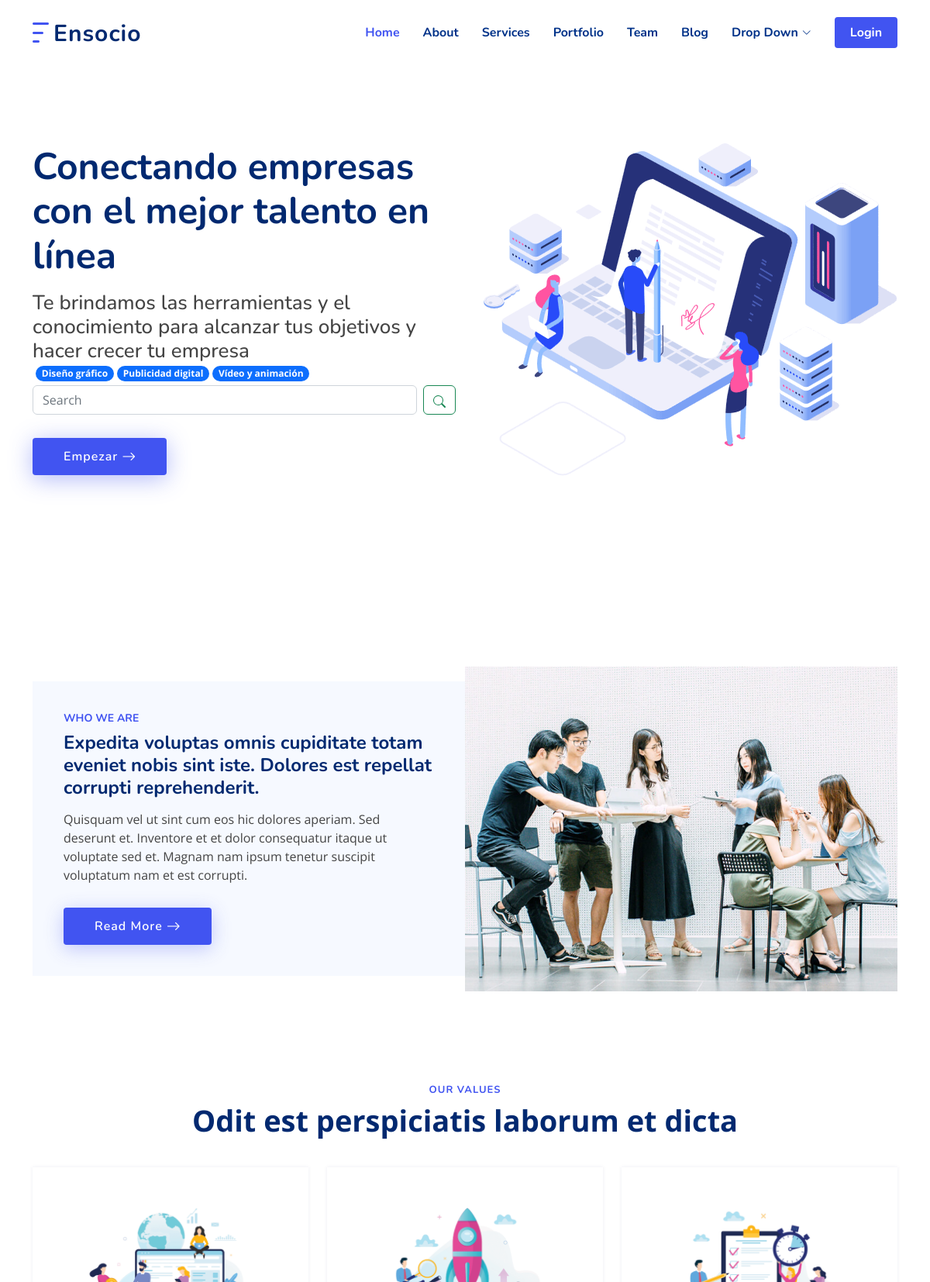
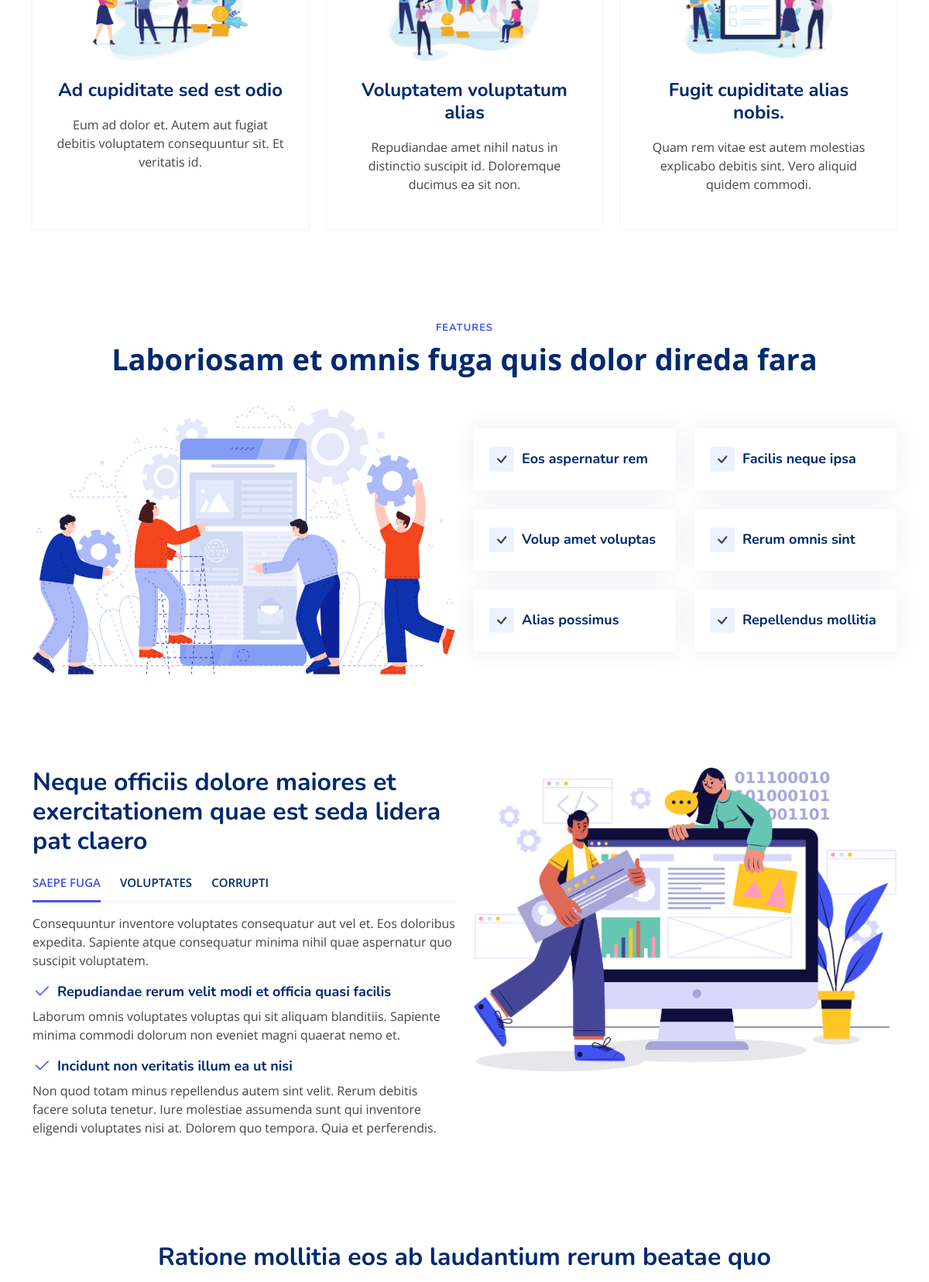
The page / (upper part) on the database its author committed (2 pictures, top to bottom).
### store/models.py (models this page shows, shortened)
class Category(models.Model):
    name = models.CharField(max_length=200, db_index=True)
    category_image = models.ImageField(upload_to='cIcons/', null=True)
    updated = models.DateTimeField(auto_now=True)
    created = models.DateTimeField(auto_now_add=True)
    class Meta:
        verbose_name_plural = 'categories'

### store/views.py (the view, shortened to what this page needs)
# urls.py: 2. Add a URL to urlpatterns:  path('', views.home, name='home')
def home(request):
    categories = Category.objects.filter(
        Q(name__startswith='Vídeo y animación') | Q(name__startswith='Diseño gráfico') |
        Q(name__startswith='Publicidad digital')
    )[:3]
    context = {
        'categories': categories,
    }
    return render(request, 'home.html', context)

### templates/home.html (shortened to what this page needs)
{% extends './base.html' %}
{% load static %}
{% block content %}
  <section id="hero" class="hero d-flex align-items-center">
    <div class="container">
      <div class="row">
        <div class="col-lg-6 d-flex flex-column justify-content-center">
          <h1 data-aos="fade-up">Conectando empresas con el mejor talento en línea</h1>
          <h2 data-aos="fade-up" data-aos-delay="400">Te brindamos las herramientas y el conocimiento para alcanzar tus objetivos y hacer crecer tu empresa</h2>
          <div data-aos="fade-up" data-aos-delay="600">
            <div class="d-flex">
              {% for category in categories %}
                <div style="padding-bottom: 5px; padding-left: 4px;">
                  <a href="{% url 'category_list' category.pk %}">
                    <span class="badge rounded-pill bg-primary">{{ category.name }}</span>
                  </a>
                </div>
              {% endfor %}
            </div>
            <form action="{% url 'search' %}" method="POST" class="d-flex">
              <input class="form-control me-2" name="search" type="search" placeholder="Search" aria-label="Search">
              <button class="btn btn-outline-success" type="submit"></button>
            </form>
            <div class="text-center text-lg-start">
              <a href="{% url 'all_posts' %}" class="btn-get-started scrollto d-inline-flex align-items-center justify-content-center align-self-center">
                <span>Empezar</span>
                <i class="bi bi-arrow-right"></i>
              </a>
            </div>
          </div>
        </div>
        <div class="col-lg-6 hero-img" data-aos="zoom-out" data-aos-delay="200">
          <img src="{% static 'assets/img/hero-img.png' %}" class="img-fluid" alt="">
        </div>
      </div>
    </div>
  </section>
  <main id="main">
    <section id="about" class="about">
      <div class="container" data-aos="fade-up">
        <div class="row gx-0">
          <div class="col-lg-6 d-flex flex-column justify-content-center" data-aos="fade-up" data-aos-delay="200">
            <div class="content">
              <h3>Who We Are</h3>
              <h2>Expedita voluptas omnis cupiditate totam eveniet nobis sint iste. Dolores est repellat corrupti reprehenderit.</h2>
              <p>
                Quisquam vel ut sint cum eos hic dolores aperiam. Sed deserunt et. Inventore et et dolor consequatur itaque ut voluptate sed et. Magnam nam ipsum tenetur suscipit voluptatum nam et est corrupti.
              </p>
              <div class="text-center text-lg-start">
                <a href="#" class="btn-read-more d-inline-flex align-items-center justify-content-center align-self-center">
                  <span>Read More</span>
                  <i class="bi bi-arrow-right"></i>
                </a>
              </div>
            </div>
          </div>
          <div class="col-lg-6 d-flex align-items-center" data-aos="zoom-out" data-aos-delay="200">
            <img src="{% static 'assets/img/about.jpg' %}" class="img-fluid" alt="">
          </div>
        </div>
      </div>
    </section>
    <section id="values" class="values">
      <div class="container" data-aos="fade-up">
        <header class="section-header">
          <h2>Our Values</h2>
          <p>Odit est perspiciatis laborum et dicta</p>
        </header>
        <div class="row">
          <div class="col-lg-4" data-aos="fade-up" data-aos-delay="200">
            <div class="box">
              <img src="{% static 'assets/img/values-1.png' %}" class="img-fluid" alt="">
              <h3>Ad cupiditate sed est odio</h3>
              <p>Eum ad dolor et. Autem aut fugiat debitis voluptatem consequuntur sit. Et veritatis id.</p>
            </div>
          </div>
          <div class="col-lg-4 mt-4 mt-lg-0" data-aos="fade-up" data-aos-delay="400">
            <div class="box">
              <img src="{% static 'assets/img/values-2.png' %}" class="img-fluid" alt="">
              <h3>Voluptatem voluptatum alias</h3>
              <p>Repudiandae amet nihil natus in distinctio suscipit id. Doloremque ducimus ea sit non.</p>
            </div>
          </div>
          <div class="col-lg-4 mt-4 mt-lg-0" data-aos="fade-up" data-aos-delay="600">
            <div class="box">
              <img src="{% static 'assets/img/values-3.png' %}" class="img-fluid" alt="">
              <h3>Fugit cupiditate alias nobis.</h3>
              <p>Quam rem vitae est autem molestias explicabo debitis sint. Vero aliquid quidem commodi.</p>
            </div>
          </div>
        </div>
      </div>
    </section>
    <section id="features" class="features">
      <div class="container" data-aos="fade-up">
        <header class="section-header">
          <h2>Features</h2>
          <p>Laboriosam et omnis fuga quis dolor direda fara</p>
        </header>
        <div class="row">
          <div class="col-lg-6">
            <img src="{% static 'assets/img/features.png' %}" class="img-fluid" alt="">
          </div>
          <div class="col-lg-6 mt-5 mt-lg-0 d-flex">
            <div class="row align-self-center gy-4">
              <div class="col-md-6" data-aos="zoom-out" data-aos-delay="200">
                <div class="feature-box d-flex align-items-center">
                  <i class="bi bi-check"></i>
                  <h3>Eos aspernatur rem</h3>
                </div>
              </div>
              <div class="col-md-6" data-aos="zoom-out" data-aos-delay="300">
                <div class="feature-box d-flex align-items-center">
                  <i class="bi bi-check"></i>
                  <h3>Facilis neque ipsa</h3>
                </div>
              </div>
              <div class="col-md-6" data-aos="zoom-out" data-aos-delay="400">
                <div class="feature-box d-flex align-items-center">
                  <i class="bi bi-check"></i>
                  <h3>Volup amet voluptas</h3>
                </div>
              </div>
              <div class="col-md-6" data-aos="zoom-out" data-aos-delay="500">
                <div class="feature-box d-flex align-items-center">
                  <i class="bi bi-check"></i>
                  <h3>Rerum omnis sint</h3>
                </div>
              </div>
              <div class="col-md-6" data-aos="zoom-out" data-aos-delay="600">
                <div class="feature-box d-flex align-items-center">
                  <i class="bi bi-check"></i>
                  <h3>Alias possimus</h3>
                </div>
              </div>
              <div class="col-md-6" data-aos="zoom-out" data-aos-delay="700">
                <div class="feature-box d-flex align-items-center">
                  <i class="bi bi-check"></i>
                  <h3>Repellendus mollitia</h3>
                </div>
              </div>
            </div>
          </div>
        </div>
        <div class="row feture-tabs" data-aos="fade-up">
          <div class="col-lg-6">
            <h3>Neque officiis dolore maiores et exercitationem quae est seda lidera pat claero</h3>
            <ul class="nav nav-pills mb-3">
              <li>
                <a class="nav-link active" data-bs-toggle="pill" href="#tab1">Saepe fuga</a>
              </li>
              <li>
                <a class="nav-link" data-bs-toggle="pill" href="#tab2">Voluptates</a>
              </li>
              <li>
                <a class="nav-link" data-bs-toggle="pill" href="#tab3">Corrupti</a>
              </li>
            </ul>
            <div class="tab-content">
              <div class="tab-pane fade show active" id="tab1">
                <p>Consequuntur inventore voluptates consequatur aut vel et. Eos doloribus expedita. Sapiente atque consequatur minima nihil quae aspernatur quo suscipit voluptatem.</p>
                <div class="d-flex align-items-center mb-2">
                  <i class="bi bi-check2"></i>
                  <h4>Repudiandae rerum velit modi et officia quasi facilis</h4>
                </div>
                <p>Laborum omnis voluptates voluptas qui sit aliquam blanditiis. Sapiente minima commodi dolorum non eveniet magni quaerat nemo et.</p>
                <div class="d-flex align-items-center mb-2">
                  <i class="bi bi-check2"></i>
                  <h4>Incidunt non veritatis illum ea ut nisi</h4>
                </div>
                <p>Non quod totam minus repellendus autem sint velit. Rerum debitis facere soluta tenetur. Iure molestiae assumenda sunt qui inventore eligendi voluptates nisi at. Dolorem quo tempora. Quia et perferendis.</p>
              </div>
            </div>
          </div>
          <div class="col-lg-6">
            <img src="{% static 'assets/img/features-2.png' %}" class="img-fluid" alt="">
          </div>
        </div>
        <div class="row feature-icons" data-aos="fade-up">
          <h3>Ratione mollitia eos ab laudantium rerum beatae quo</h3>
          <div class="row">
            <div class="col-xl-8 d-flex content">
              <div class="row align-self-center gy-4">
              </div>
            </div>
          </div>
        </div>
      </div>
    </section>
  </main>
{% endblock %}

### static/assets/css/style.css (style rules this page uses)
:root { scroll-behavior: smooth; }
body { font-family: "Open Sans", sans-serif; color: #444444; }
a { color: #4154f1; text-decoration: none; }
h1, h2, h3, h4, h5, h6 { font-family: "Nunito", sans-serif; }
section { padding: 60px 0; overflow: hidden; }
.section-header { text-align: center; padding-bottom: 40px; }
.section-header h2 { font-size: 13px; letter-spacing: 1px; font-weight: 700; margin: 0; color: #4154f1; text-transform: uppercase; }
.section-header p { margin: 10px 0 0 0; padding: 0; font-size: 38px; line-height: 42px; font-weight: 700; color: #012970; }
.hero { width: 100%; height: 100vh; background: url(../img/hero-bg.png) top center no-repeat; background-size: cover; }
.hero h1 { margin: 0; font-size: 48px; font-weight: 700; color: #012970; }
.hero h2 { color: #444444; margin: 15px 0 0 0; font-size: 26px; }
.hero .btn-get-started { margin-top: 30px; line-height: 0; padding: 15px 40px; border-radius: 4px; transition: 0.5s; color: #fff; background: #4154f1; box-shadow: 0px 5px 30px rgba(65, 84, 241, 0.4); }
.hero .btn-get-started span { font-family: "Nunito", sans-serif; font-weight: 600; font-size: 16px; letter-spacing: 1px; }
.hero .btn-get-started i { margin-left: 5px; font-size: 18px; transition: 0.3s; }
.hero .hero-img { text-align: right; }
@media (min-width: 1024px) { .hero { background-attachment: fixed; } }
.about .content { background-color: #f6f9ff; padding: 40px; }
.about h3 { font-size: 14px; font-weight: 700; color: #4154f1; text-transform: uppercase; }
.about h2 { font-size: 24px; font-weight: 700; color: #012970; }
.about p { margin: 15px 0 30px 0; line-height: 24px; }
.about .btn-read-more { line-height: 0; padding: 15px 40px; border-radius: 4px; transition: 0.5s; color: #fff; background: #4154f1; box-shadow: 0px 5px 25px rgba(65, 84, 241, 0.3); }
.about .btn-read-more span { font-family: "Nunito", sans-serif; font-weight: 600; font-size: 16px; letter-spacing: 1px; }
.about .btn-read-more i { margin-left: 5px; font-size: 18px; transition: 0.3s; }
.values .box { padding: 30px; box-shadow: 0px 0 5px rgba(1, 41, 112, 0.08); text-align: center; transition: 0.3s; height: 100%; }
.values .box img { padding: 30px 50px; transition: 0.5s; transform: scale(1.1); }
.values .box h3 { font-size: 24px; color: #012970; font-weight: 700; margin-bottom: 18px; }
.features .feature-box { padding: 24px 20px; box-shadow: 0px 0 30px rgba(1, 41, 112, 0.08); transition: 0.3s; height: 100%; }
.features .feature-box h3 { font-size: 18px; color: #012970; font-weight: 700; margin: 0; }
.features .feature-box i { line-height: 0; background: #ecf3ff; padding: 4px; margin-right: 10px; font-size: 24px; border-radius: 3px; transition: 0.3s; }
.features .feture-tabs { margin-top: 120px; }
.features .feture-tabs h3 { color: #012970; font-weight: 700; font-size: 32px; margin-bottom: 10px; }
.features .feture-tabs .nav-pills { border-bottom: 1px solid #eee; }
.features .feture-tabs .nav-link { background: none; text-transform: uppercase; font-size: 15px; font-weight: 600; color: #012970; padding: 12px 0; margin-right: 25px; margin-bottom: -2px; border-radius: 0; }
.features .feture-tabs .nav-link.active { color: #4154f1; border-bottom: 3px solid #4154f1; }
.features .feture-tabs .tab-content h4 { font-size: 18px; margin: 0; font-weight: 700; color: #012970; }
.features .feture-tabs .tab-content i { font-size: 24px; line-height: 0; margin-right: 8px; color: #4154f1; }
.features .feature-icons { margin-top: 120px; }
.features .feature-icons h3 { color: #012970; font-weight: 700; font-size: 32px; margin-bottom: 20px; text-align: center; }

### rows shown on the page
Category: name "Diseño gráfico"
Category: name "Publicidad digital"
Category: name "Vídeo y animación"
